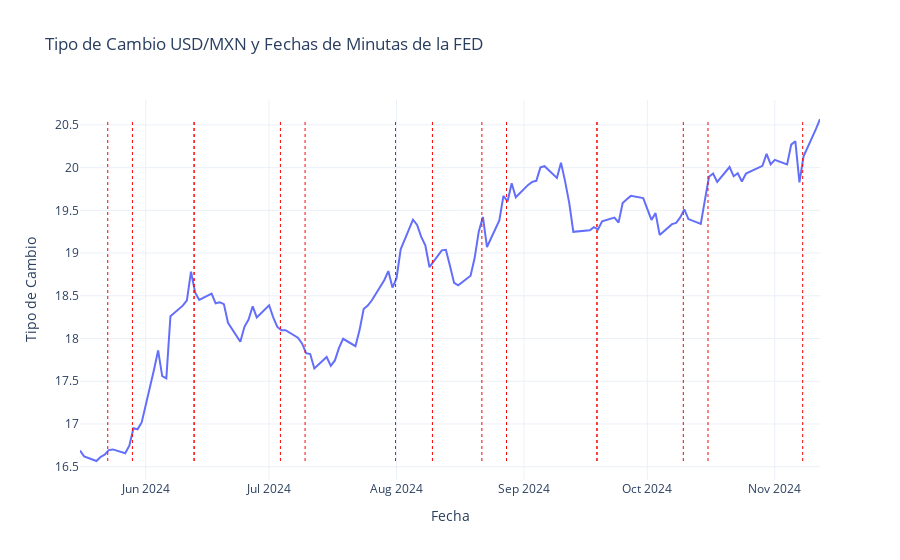
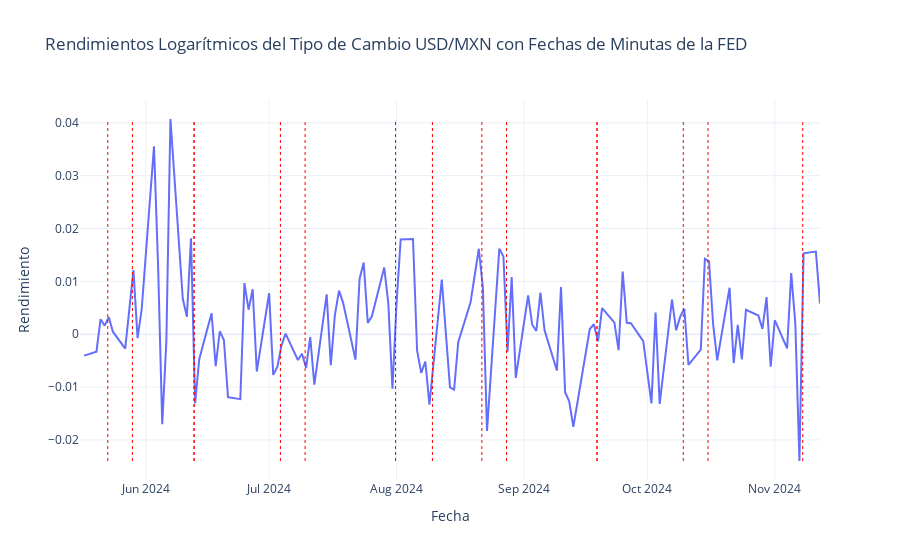

The notebook cell saved with these charts, in order:
### Code cell
from datetime import datetime, timedelta
import numpy as np
import plotly.graph_objects as go
import matplotlib.pyplot as plt
import seaborn as sns

# Definir el rango de fechas (último mes)
end_date = datetime.now()
start_date = end_date - timedelta(days=180)
start_date_str = start_date.strftime('%Y-%m-%d')
end_date_str = end_date.strftime('%Y-%m-%d')

# Obtener datos de tipo de cambio USD/MXN desde Banxico
fx_data = collector.get_banxico_data(start_date_str, end_date_str)

# Obtener noticias de la FED
news_data = collector.get_rss_news()
fed_news = news_data[news_data['source'] == 'fed_minutas']

# Verificar si se obtuvieron datos
if fx_data.empty:
    print("No se obtuvieron datos de tipo de cambio USD/MXN.")
else:
    # Calcular rendimientos logarítmicos del tipo de cambio USD/MXN
    fx_data['returns'] = np.log(fx_data['usdmxn_fix'] / fx_data['usdmxn_fix'].shift(1))

    # Visualizar el tipo de cambio USD/MXN con líneas en las fechas de noticias de la FED
    fig = go.Figure()
    fig.add_trace(go.Scatter(
        x=fx_data.index,
        y=fx_data['usdmxn_fix'],
        mode='lines',
        name='USD/MXN Fix'
    ))

    # Añadir líneas verticales en las fechas de noticias de la FED
    if not fed_news.empty:
        for date in fed_news.index:
            fig.add_shape(
                type="line",
                x0=date, y0=fx_data['usdmxn_fix'].min(),
                x1=date, y1=fx_data['usdmxn_fix'].max(),
                line=dict(color="red", width=1, dash="dot"),
                name="Fecha de Minuta de la FED"
            )

    fig.update_layout(
        title='Tipo de Cambio USD/MXN y Fechas de Minutas de la FED',
        xaxis_title='Fecha',
        yaxis_title='Tipo de Cambio',
        template='plotly_white'
    )
    fig.show()

    # Visualizar rendimientos del tipo de cambio USD/MXN
    fig = go.Figure()
    fig.add_trace(go.Scatter(
        x=fx_data.index,
        y=fx_data['returns'],
        mode='lines',
        name='Rendimientos USD/MXN'
    ))

    # Añadir líneas verticales en las fechas de noticias de la FED en el gráfico de rendimientos
    if not fed_news.empty:
        for date in fed_news.index:
            fig.add_shape(
                type="line",
                x0=date, y0=fx_data['returns'].min(),
                x1=date, y1=fx_data['returns'].max(),
                line=dict(color="red", width=1, dash="dot"),
                name="Fecha de Minuta de la FED"
            )

    fig.update_layout(
        title='Rendimientos Logarítmicos del Tipo de Cambio USD/MXN con Fechas de Minutas de la FED',
        xaxis_title='Fecha',
        yaxis_title='Rendimiento',
        template='plotly_white'
    )
    fig.show()

    # Mostrar estadísticas de los rendimientos del tipo de cambio USD/MXN
    print("\nEstadísticas de los Rendimientos del Tipo de Cambio USD/MXN:")
    print(fx_data['returns'].describe())

# Mostrar últimas 5 noticias de la FED y sus estadísticas de sentimiento
if not fed_news.empty:
    print("Últimas 5 noticias de la FED y su sentimiento:")
    latest_fed_news = fed_news[['title', 'sentiment_score']].head()
    display(latest_fed_news)

    # Visualizar la distribución del sentimiento en noticias de la FED
    plt.figure(figsize=(10, 6))
    sns.histplot(data=fed_news, x='sentiment_score', bins=20, kde=True)
    plt.title('Distribución del Sentimiento en Noticias de la FED')
    plt.xlabel('Puntuación de Sentimiento')
    plt.ylabel('Frecuencia')
    plt.show()

    # Calcular y mostrar estadísticas de sentimiento para las noticias de la FED
    print("\nEstadísticas del Sentimiento en Noticias de la FED:")
    print(f"Sentimiento promedio: {fed_news['sentiment_score'].mean():.3f}")
    print(f"Sentimiento máximo: {fed_news['sentiment_score'].max():.3f}")
    print(f"Sentimiento mínimo: {fed_news['sentiment_score'].min():.3f}")
else:
    print("No se obtuvieron noticias de la FED.")

### Figure 1 — Plotly figure (JSON) as saved in the notebook; plotly's stock layout.template omitted (floating-point values rounded to 4 significant figures)
{"data": [{"mode": "lines", "name": "USD/MXN Fix", "type": "scatter", "x": ["2024-05-16T00:00:00", "2024-05-17T00:00:00", "2024-05-20T00:00:00", "2024-05-21T00:00:00", "2024-05-22T00:00:00", "2024-05-23T00:00:00", "2024-05-24T00:00:00", "2024-05-27T00:00:00", "2024-05-28T00:00:00", "2024-05-29T00:00:00", "2024-05-30T00:00:00", "2024-05-31T00:00:00", "2024-06-03T00:00:00", "2024-06-04T00:00:00", "2024-06-05T00:00:00", "2024-06-06T00:00:00", "2024-06-07T00:00:00", "2024-06-10T00:00:00", "2024-06-11T00:00:00", "2024-06-12T00:00:00", "2024-06-13T00:00:00", "2024-06-14T00:00:00", "2024-06-17T00:00:00", "2024-06-18T00:00:00", "2024-06-19T00:00:00", "2024-06-20T00:00:00", "2024-06-21T00:00:00", "2024-06-24T00:00:00", "2024-06-25T00:00:00", "2024-06-26T00:00:00", "2024-06-27T00:00:00", "2024-06-28T00:00:00", "2024-07-01T00:00:00", "2024-07-02T00:00:00", "2024-07-03T00:00:00", "2024-07-04T00:00:00", "2024-07-05T00:00:00", "2024-07-08T00:00:00", "2024-07-09T00:00:00", "2024-07-10T00:00:00", "2024-07-11T00:00:00", "2024-07-12T00:00:00", "2024-07-15T00:00:00", "2024-07-16T00:00:00", "2024-07-17T00:00:00", "2024-07-18T00:00:00", "2024-07-19T00:00:00", "2024-07-22T00:00:00", "2024-07-23T00:00:00", "2024-07-24T00:00:00", "2024-07-25T00:00:00", "2024-07-26T00:00:00", "2024-07-29T00:00:00", "2024-07-30T00:00:00", "2024-07-31T00:00:00", "2024-08-01T00:00:00", "2024-08-02T00:00:00", "2024-08-05T00:00:00", "2024-08-06T00:00:00", "2024-08-07T00:00:00", "2024-08-08T00:00:00", "2024-08-09T00:00:00", "2024-08-12T00:00:00", "2024-08-13T00:00:00", "2024-08-14T00:00:00", "2024-08-15T00:00:00", "2024-08-16T00:00:00", "2024-08-19T00:00:00", "2024-08-20T00:00:00", "2024-08-21T00:00:00", "2024-08-22T00:00:00", "2024-08-23T00:00:00", "2024-08-26T00:00:00", "2024-08-27T00:00:00", "2024-08-28T00:00:00", "2024-08-29T00:00:00", "2024-08-30T00:00:00", "2024-09-02T00:00:00", "2024-09-03T00:00:00", "2024-09-04T00:00:00", "2024-09-05T00:00:00", "2024-09-06T00:00:00", "2024-09-09T00:00:00", "2024-09-10T00:00:00", "2024-09-11T00:00:00", "2024-09-12T00:00:00", "2024-09-13T00:00:00", "2024-09-17T00:00:00", "2024-09-18T00:00:00", "2024-09-19T00:00:00", "2024-09-20T00:00:00", "2024-09-23T00:00:00", "2024-09-24T00:00:00", "2024-09-25T00:00:00", "2024-09-26T00:00:00", "2024-09-27T00:00:00", "2024-09-30T00:00:00", "2024-10-02T00:00:00", "2024-10-03T00:00:00", "2024-10-04T00:00:00", "2024-10-07T00:00:00", "2024-10-08T00:00:00", "2024-10-09T00:00:00", "2024-10-10T00:00:00", "2024-10-11T00:00:00", "2024-10-14T00:00:00", "2024-10-15T00:00:00", "2024-10-16T00:00:00", "2024-10-17T00:00:00", "2024-10-18T00:00:00", "2024-10-21T00:00:00", "2024-10-22T00:00:00", "2024-10-23T00:00:00", "2024-10-24T00:00:00", "2024-10-25T00:00:00", "2024-10-28T00:00:00", "2024-10-29T00:00:00", "2024-10-30T00:00:00", "2024-10-31T00:00:00", "2024-11-01T00:00:00", "2024-11-04T00:00:00", "2024-11-05T00:00:00", "2024-11-06T00:00:00", "2024-11-07T00:00:00", "2024-11-08T00:00:00", "2024-11-11T00:00:00", "2024-11-12T00:00:00"], "y": [16.69, 16.62, 16.57, 16.61, 16.64, 16.69, 16.7, 16.66, 16.75, 16.95, 16.94, 17.02, 17.63, 17.86, 17.56, 17.53, 18.26, 18.38, 18.45, 18.78, 18.54, 18.45, 18.52, 18.41, 18.42, 18.4, 18.18, 17.96, 18.14, 18.22, 18.38, 18.25, 18.39, 18.25, 18.14, 18.1, 18.1, 18.01, 17.94, 17.83, 17.82, 17.65, 17.78, 17.68, 17.74, 17.89, 18.0, 17.91, 18.1, 18.35, 18.39, 18.45, 18.68, 18.79, 18.6, 18.71, 19.04, 19.39, 19.33, 19.19, 19.09, 18.84, 19.03, 19.04, 18.85, 18.65, 18.62, 18.74, 18.94, 19.25, 19.42, 19.07, 19.38, 19.67, 19.6, 19.82, 19.65, 19.8, 19.83, 19.85, 20.0, 20.02, 19.88, 20.06, 19.84, 19.59, 19.25, 19.27, 19.3, 19.28, 19.37, 19.41, 19.36, 19.59, 19.63, 19.67, 19.64, 19.39, 19.47, 19.21, 19.34, 19.35, 19.42, 19.51, 19.4, 19.34, 19.62, 19.89, 19.93, 19.83, 20.01, 19.9, 19.93, 19.84, 19.93, 20.0, 20.02, 20.16, 20.04, 20.09, 20.04, 20.27, 20.31, 19.83, 20.13, 20.45, 20.57]}], "layout": {"shapes": [{"line": {"color": "red", "dash": "dot", "width": 1}, "name": "Fecha de Minuta de la FED", "type": "line", "x0": "2024-11-07T19:00:00", "x1": "2024-11-07T19:00:00", "y0": 16.57, "y1": 20.57}, {"line": {"color": "red", "dash": "dot", "width": 1}, "name": "Fecha de Minuta de la FED", "type": "line", "x0": "2024-10-15T18:00:00", "x1": "2024-10-15T18:00:00", "y0": 16.57, "y1": 20.57}, {"line": {"color": "red", "dash": "dot", "width": 1}, "name": "Fecha de Minuta de la FED", "type": "line", "x0": "2024-10-09T18:00:00", "x1": "2024-10-09T18:00:00", "y0": 16.57, "y1": 20.57}, {"line": {"color": "red", "dash": "dot", "width": 1}, "name": "Fecha de Minuta de la FED", "type": "line", "x0": "2024-09-18T18:00:00", "x1": "2024-09-18T18:00:00", "y0": 16.57, "y1": 20.57}, {"line": {"color": "red", "dash": "dot", "width": 1}, "name": "Fecha de Minuta de la FED", "type": "line", "x0": "2024-09-18T18:00:00", "x1": "2024-09-18T18:00:00", "y0": 16.57, "y1": 20.57}, {"line": {"color": "red", "dash": "dot", "width": 1}, "name": "Fecha de Minuta de la FED", "type": "line", "x0": "2024-08-27T18:00:00", "x1": "2024-08-27T18:00:00", "y0": 16.57, "y1": 20.57}, {"line": {"color": "red", "dash": "dot", "width": 1}, "name": "Fecha de Minuta de la FED", "type": "line", "x0": "2024-08-21T18:00:00", "x1": "2024-08-21T18:00:00", "y0": 16.57, "y1": 20.57}, {"line": {"color": "red", "dash": "dot", "width": 1}, "name": "Fecha de Minuta de la FED", "type": "line", "x0": "2024-08-09T17:30:00", "x1": "2024-08-09T17:30:00", "y0": 16.57, "y1": 20.57}, {"line": {"color": "red", "dash": "dot", "width": 1}, "name": "Fecha de Minuta de la FED", "type": "line", "x0": "2024-07-31T18:00:00", "x1": "2024-07-31T18:00:00", "y0": 16.57, "y1": 20.57}, {"line": {"color": "red", "dash": "dot", "width": 1}, "name": "Fecha de Minuta de la FED", "type": "line", "x0": "2024-07-09T18:00:00", "x1": "2024-07-09T18:00:00", "y0": 16.57, "y1": 20.57}, {"line": {"color": "red", "dash": "dot", "width": 1}, "name": "Fecha de Minuta de la FED", "type": "line", "x0": "2024-07-03T18:00:00", "x1": "2024-07-03T18:00:00", "y0": 16.57, "y1": 20.57}, {"line": {"color": "red", "dash": "dot", "width": 1}, "name": "Fecha de Minuta de la FED", "type": "line", "x0": "2024-06-12T18:00:00", "x1": "2024-06-12T18:00:00", "y0": 16.57, "y1": 20.57}, {"line": {"color": "red", "dash": "dot", "width": 1}, "name": "Fecha de Minuta de la FED", "type": "line", "x0": "2024-06-12T18:00:00", "x1": "2024-06-12T18:00:00", "y0": 16.57, "y1": 20.57}, {"line": {"color": "red", "dash": "dot", "width": 1}, "name": "Fecha de Minuta de la FED", "type": "line", "x0": "2024-05-28T18:00:00", "x1": "2024-05-28T18:00:00", "y0": 16.57, "y1": 20.57}, {"line": {"color": "red", "dash": "dot", "width": 1}, "name": "Fecha de Minuta de la FED", "type": "line", "x0": "2024-05-22T18:00:00", "x1": "2024-05-22T18:00:00", "y0": 16.57, "y1": 20.57}], "title": {"text": "Tipo de Cambio USD/MXN y Fechas de Minutas de la FED"}, "xaxis": {"title": {"text": "Fecha"}}, "yaxis": {"title": {"text": "Tipo de Cambio"}}}}

### Figure 2 — Plotly figure (JSON) as saved in the notebook; plotly's stock layout.template omitted (floating-point values rounded to 4 significant figures)
{"data": [{"mode": "lines", "name": "Rendimientos USD/MXN", "type": "scatter", "x": ["2024-05-16T00:00:00", "2024-05-17T00:00:00", "2024-05-20T00:00:00", "2024-05-21T00:00:00", "2024-05-22T00:00:00", "2024-05-23T00:00:00", "2024-05-24T00:00:00", "2024-05-27T00:00:00", "2024-05-28T00:00:00", "2024-05-29T00:00:00", "2024-05-30T00:00:00", "2024-05-31T00:00:00", "2024-06-03T00:00:00", "2024-06-04T00:00:00", "2024-06-05T00:00:00", "2024-06-06T00:00:00", "2024-06-07T00:00:00", "2024-06-10T00:00:00", "2024-06-11T00:00:00", "2024-06-12T00:00:00", "2024-06-13T00:00:00", "2024-06-14T00:00:00", "2024-06-17T00:00:00", "2024-06-18T00:00:00", "2024-06-19T00:00:00", "2024-06-20T00:00:00", "2024-06-21T00:00:00", "2024-06-24T00:00:00", "2024-06-25T00:00:00", "2024-06-26T00:00:00", "2024-06-27T00:00:00", "2024-06-28T00:00:00", "2024-07-01T00:00:00", "2024-07-02T00:00:00", "2024-07-03T00:00:00", "2024-07-04T00:00:00", "2024-07-05T00:00:00", "2024-07-08T00:00:00", "2024-07-09T00:00:00", "2024-07-10T00:00:00", "2024-07-11T00:00:00", "2024-07-12T00:00:00", "2024-07-15T00:00:00", "2024-07-16T00:00:00", "2024-07-17T00:00:00", "2024-07-18T00:00:00", "2024-07-19T00:00:00", "2024-07-22T00:00:00", "2024-07-23T00:00:00", "2024-07-24T00:00:00", "2024-07-25T00:00:00", "2024-07-26T00:00:00", "2024-07-29T00:00:00", "2024-07-30T00:00:00", "2024-07-31T00:00:00", "2024-08-01T00:00:00", "2024-08-02T00:00:00", "2024-08-05T00:00:00", "2024-08-06T00:00:00", "2024-08-07T00:00:00", "2024-08-08T00:00:00", "2024-08-09T00:00:00", "2024-08-12T00:00:00", "2024-08-13T00:00:00", "2024-08-14T00:00:00", "2024-08-15T00:00:00", "2024-08-16T00:00:00", "2024-08-19T00:00:00", "2024-08-20T00:00:00", "2024-08-21T00:00:00", "2024-08-22T00:00:00", "2024-08-23T00:00:00", "2024-08-26T00:00:00", "2024-08-27T00:00:00", "2024-08-28T00:00:00", "2024-08-29T00:00:00", "2024-08-30T00:00:00", "2024-09-02T00:00:00", "2024-09-03T00:00:00", "2024-09-04T00:00:00", "2024-09-05T00:00:00", "2024-09-06T00:00:00", "2024-09-09T00:00:00", "2024-09-10T00:00:00", "2024-09-11T00:00:00", "2024-09-12T00:00:00", "2024-09-13T00:00:00", "2024-09-17T00:00:00", "2024-09-18T00:00:00", "2024-09-19T00:00:00", "2024-09-20T00:00:00", "2024-09-23T00:00:00", "2024-09-24T00:00:00", "2024-09-25T00:00:00", "2024-09-26T00:00:00", "2024-09-27T00:00:00", "2024-09-30T00:00:00", "2024-10-02T00:00:00", "2024-10-03T00:00:00", "2024-10-04T00:00:00", "2024-10-07T00:00:00", "2024-10-08T00:00:00", "2024-10-09T00:00:00", "2024-10-10T00:00:00", "2024-10-11T00:00:00", "2024-10-14T00:00:00", "2024-10-15T00:00:00", "2024-10-16T00:00:00", "2024-10-17T00:00:00", "2024-10-18T00:00:00", "2024-10-21T00:00:00", "2024-10-22T00:00:00", "2024-10-23T00:00:00", "2024-10-24T00:00:00", "2024-10-25T00:00:00", "2024-10-28T00:00:00", "2024-10-29T00:00:00", "2024-10-30T00:00:00", "2024-10-31T00:00:00", "2024-11-01T00:00:00", "2024-11-04T00:00:00", "2024-11-05T00:00:00", "2024-11-06T00:00:00", "2024-11-07T00:00:00", "2024-11-08T00:00:00", "2024-11-11T00:00:00", "2024-11-12T00:00:00"], "y": [null, -0.004059, -0.003308, 0.002833, 0.001606, 0.00324, 0.0004671, -0.002728, 0.005323, 0.01213, -0.0007259, 0.004712, 0.03556, 0.01279, -0.01702, -0.001465, 0.04072, 0.006691, 0.003307, 0.01813, -0.01311, -0.00472, 0.003981, -0.006064, 0.0005538, -0.001102, -0.01191, -0.01229, 0.009668, 0.004637, 0.008514, -0.007072, 0.007746, -0.007708, -0.006212, -0.002191, 0.000105, -0.004885, -0.00371, -0.006374, -0.0005386, -0.009529, 0.007535, -0.005877, 0.00363, 0.008245, 0.005924, -0.004807, 0.01044, 0.01356, 0.002134, 0.003394, 0.01262, 0.005775, -0.01032, 0.005844, 0.01792, 0.01802, -0.003125, -0.007321, -0.005173, -0.01335, 0.01031, 0.000352, -0.01008, -0.01048, -0.001529, 0.006044, 0.0111, 0.01616, 0.008791, -0.01833, 0.01619, 0.01471, -0.003336, 0.01081, -0.008275, 0.007325, 0.001792, 0.00063, 0.00787, 0.0007196, -0.006888, 0.008939, -0.01099, -0.0127, -0.01753, 0.000971, 0.001882, -0.001348, 0.004926, 0.002191, -0.003033, 0.01185, 0.002142, 0.002071, -0.001307, -0.01309, 0.004082, -0.01319, 0.006542, 0.0007443, 0.003317, 0.004819, -0.005808, -0.002907, 0.01427, 0.01379, 0.001949, -0.004969, 0.008785, -0.005463, 0.001772, -0.004792, 0.004617, 0.003526, 0.001004, 0.007013, -0.006164, 0.002642, -0.002696, 0.01155, 0.001962, -0.024, 0.01529, 0.01562, 0.005807]}], "layout": {"shapes": [{"line": {"color": "red", "dash": "dot", "width": 1}, "name": "Fecha de Minuta de la FED", "type": "line", "x0": "2024-11-07T19:00:00", "x1": "2024-11-07T19:00:00", "y0": -0.024, "y1": 0.04072}, {"line": {"color": "red", "dash": "dot", "width": 1}, "name": "Fecha de Minuta de la FED", "type": "line", "x0": "2024-10-15T18:00:00", "x1": "2024-10-15T18:00:00", "y0": -0.024, "y1": 0.04072}, {"line": {"color": "red", "dash": "dot", "width": 1}, "name": "Fecha de Minuta de la FED", "type": "line", "x0": "2024-10-09T18:00:00", "x1": "2024-10-09T18:00:00", "y0": -0.024, "y1": 0.04072}, {"line": {"color": "red", "dash": "dot", "width": 1}, "name": "Fecha de Minuta de la FED", "type": "line", "x0": "2024-09-18T18:00:00", "x1": "2024-09-18T18:00:00", "y0": -0.024, "y1": 0.04072}, {"line": {"color": "red", "dash": "dot", "width": 1}, "name": "Fecha de Minuta de la FED", "type": "line", "x0": "2024-09-18T18:00:00", "x1": "2024-09-18T18:00:00", "y0": -0.024, "y1": 0.04072}, {"line": {"color": "red", "dash": "dot", "width": 1}, "name": "Fecha de Minuta de la FED", "type": "line", "x0": "2024-08-27T18:00:00", "x1": "2024-08-27T18:00:00", "y0": -0.024, "y1": 0.04072}, {"line": {"color": "red", "dash": "dot", "width": 1}, "name": "Fecha de Minuta de la FED", "type": "line", "x0": "2024-08-21T18:00:00", "x1": "2024-08-21T18:00:00", "y0": -0.024, "y1": 0.04072}, {"line": {"color": "red", "dash": "dot", "width": 1}, "name": "Fecha de Minuta de la FED", "type": "line", "x0": "2024-08-09T17:30:00", "x1": "2024-08-09T17:30:00", "y0": -0.024, "y1": 0.04072}, {"line": {"color": "red", "dash": "dot", "width": 1}, "name": "Fecha de Minuta de la FED", "type": "line", "x0": "2024-07-31T18:00:00", "x1": "2024-07-31T18:00:00", "y0": -0.024, "y1": 0.04072}, {"line": {"color": "red", "dash": "dot", "width": 1}, "name": "Fecha de Minuta de la FED", "type": "line", "x0": "2024-07-09T18:00:00", "x1": "2024-07-09T18:00:00", "y0": -0.024, "y1": 0.04072}, {"line": {"color": "red", "dash": "dot", "width": 1}, "name": "Fecha de Minuta de la FED", "type": "line", "x0": "2024-07-03T18:00:00", "x1": "2024-07-03T18:00:00", "y0": -0.024, "y1": 0.04072}, {"line": {"color": "red", "dash": "dot", "width": 1}, "name": "Fecha de Minuta de la FED", "type": "line", "x0": "2024-06-12T18:00:00", "x1": "2024-06-12T18:00:00", "y0": -0.024, "y1": 0.04072}, {"line": {"color": "red", "dash": "dot", "width": 1}, "name": "Fecha de Minuta de la FED", "type": "line", "x0": "2024-06-12T18:00:00", "x1": "2024-06-12T18:00:00", "y0": -0.024, "y1": 0.04072}, {"line": {"color": "red", "dash": "dot", "width": 1}, "name": "Fecha de Minuta de la FED", "type": "line", "x0": "2024-05-28T18:00:00", "x1": "2024-05-28T18:00:00", "y0": -0.024, "y1": 0.04072}, {"line": {"color": "red", "dash": "dot", "width": 1}, "name": "Fecha de Minuta de la FED", "type": "line", "x0": "2024-05-22T18:00:00", "x1": "2024-05-22T18:00:00", "y0": -0.024, "y1": 0.04072}], "title": {"text": "Rendimientos Logarítmicos del Tipo de Cambio USD/MXN con Fechas de Minutas de la FED"}, "xaxis": {"title": {"text": "Fecha"}}, "yaxis": {"title": {"text": "Rendimiento"}}}}
